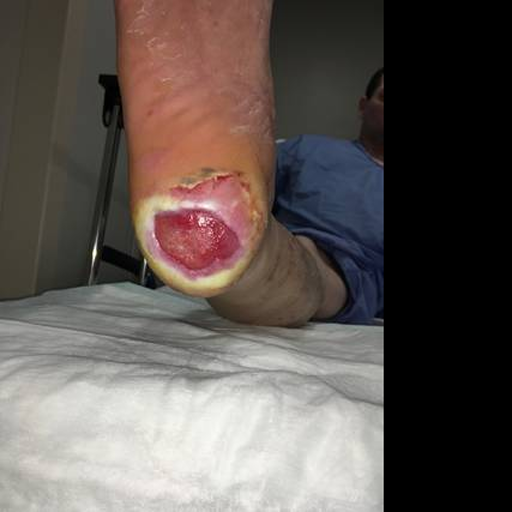
#> input picture SegmentationNetworks/data_DFU_images/data_MICCAI/images/0023.png, 512 x 512 px, given as the content of the folder entationNetworks/data_DFU_images/data_MICCAI/images/0023.png, which was not available
$ python -i analize_data.py   (imports and definitions only)   (older library calls are emulated)
#> lines starting #> are read from the running program, lines starting #| are printed output that depends on the picture; after the words box and inside, x2 and y2 are one past the last pixel; in counts of white or black regions, pixels touching at a corner belong together; pictures that were not available may be replaced by others from this repository, and a replacement may not be noted
import os
import json
import numpy as np
import cv2
from PIL import Image
import matplotlib.pyplot as plt
from skimage.feature import graycomatrix, graycoprops
from skimage.color import rgb2gray
from skimage import exposure

def analyze_masks(mask_path):
    os.makedirs("assets_analysis", exist_ok=True)
    os.makedirs("assets_analysis/masks_analysis", exist_ok=True)
    os.makedirs("assets_analysis/images_analysis", exist_ok=True)

    masks = [np.array(Image.open(os.path.join(mask_path, f)).convert("P"), dtype=np.float32) for f in os.listdir(mask_path) if f.endswith('.png')]

    class_counts = {i: [] for i in range(4)}
    total_pixels = np.prod(masks[0].shape)

    for mask in masks:
        for i in range(4):
            class_counts[i].append(np.sum(mask == i) / total_pixels)

    avg_proportions = {i: np.mean(class_counts[i]) for i in range(4)}
    # avg_proportions_2 = {i: class_counts[i] for i in range(4)}
    # # Guardar avg_proportions en un archivo JSON para ver los valores individuales de cada imagen.
    # with open("assets_masks/masks_analysis/avg_class_proportions.json", "w") as f:
    #     json.dump(avg_proportions_2, f, indent=4)

    # Histograma de distribución de proporciones
    bins = np.linspace(0, 1, 11)
    hist_data = {i: np.histogram(class_counts[i], bins=bins)[0].tolist() for i in range(4)}

    # Guardar en JSON
    result = {"average_proportions": avg_proportions, "histogram": hist_data}
    with open("assets_analysis/masks_analysis/class_distribution.json", "w") as f:
        json.dump(result, f, indent=4)

    # Graficar histogramas
    plt.figure(figsize=(10, 6))
    for i in range(4):
        plt.bar(bins[:-1], hist_data[i], width=0.09, alpha=0.7, label=f'Class {i}')
    plt.xlabel("Proportion bins")
    plt.ylabel("Image count")
    plt.title("Histogram of class proportions")
    plt.legend()
    plt.savefig("assets_analysis/masks_analysis/hist_class_distribution.png")
    plt.close()

def analyze_images(image_path):
    os.makedirs("assets_masks", exist_ok=True)

    images = [cv2.imread(os.path.join(image_path, f)) for f in os.listdir(image_path) if f.endswith('.png')]

    original_size = images[0].shape[:2]
#> original_size = (512, 512)
    useful_pixel_ratios = []

    for img in images:
        gray = cv2.cvtColor(img, cv2.COLOR_BGR2GRAY)
        _, thresh = cv2.threshold(gray, 1, 255, cv2.THRESH_BINARY)
        useful_pixels = np.sum(thresh > 0)
        useful_pixel_ratios.append(useful_pixels / np.prod(original_size))
#> this loop made 1 pass
#> useful_pixels on pass 1: 196510
#> pass 1, in analyze_images, `gray = cv2.cvtColor(img, cv2.COLOR_BGR2GRAY)`:
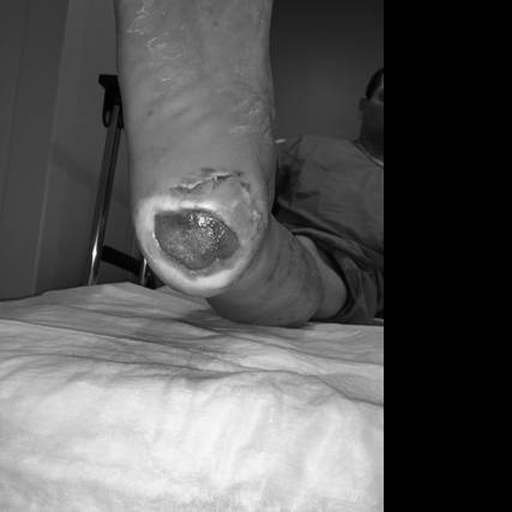
#> gray: shape (512, 512); min 0, max 255, mean 89.3
#> pass 1, in analyze_images, `_, thresh = cv2.threshold(gray, 1, 255, cv2.THRESH_BINARY)`:
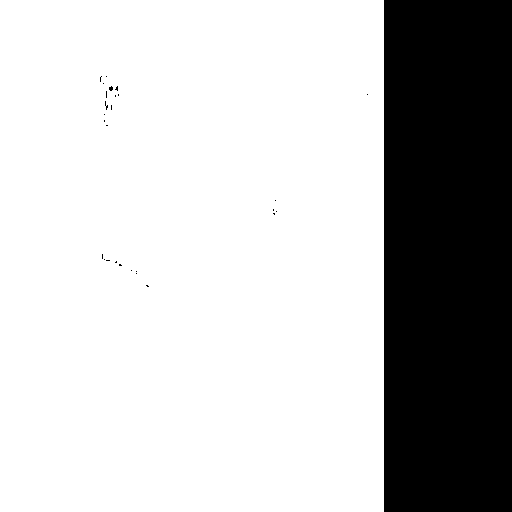
#> thresh: shape (512, 512); 75% white; 28 black regions (27 under 20 px), largest, box (x1, y1, x2, y2) and area: (384, 0, 512, 512) 65536
#> after the loop, useful_pixel_ratios = [0.75]

    avg_useful_ratio = np.mean(useful_pixel_ratios)
#> avg_useful_ratio = 0.75

    # Histograma de proporciones de píxeles útiles
    bins = np.linspace(0, 1, 11)
#> bins = [0, 0.1, 0.2, 0.3, 0.4, 0.5, 0.6, 0.7, 0.8, 0.9, 1]
    hist_data, _ = np.histogram(useful_pixel_ratios, bins=bins)
#> hist_data = [0, 0, 0, 0, 0, 0, 0, 1, 0, 0]

    result = {"average_useful_pixel_ratio": avg_useful_ratio, "histogram": hist_data.tolist()}
#> result = {'average_useful_pixel_ratio': 0.75, 'histogram': [0, 0, 0, 0, 0, 0, 0, 1, 0, 0]}
    with open("assets_analysis/images_analysis/image_size_analysis.json", "w") as f:
        json.dump(result, f, indent=4)

    # Graficar histograma
    plt.figure(figsize=(10, 6))
    plt.bar(bins[:-1], hist_data, width=0.09, alpha=0.7)
    plt.xlabel("Useful pixel proportion bins")
    plt.ylabel("Image count")
    plt.title("Histogram of useful pixel proportions")
    plt.savefig("assets_analysis/images_analysis/hist_pixel_proportion.png")
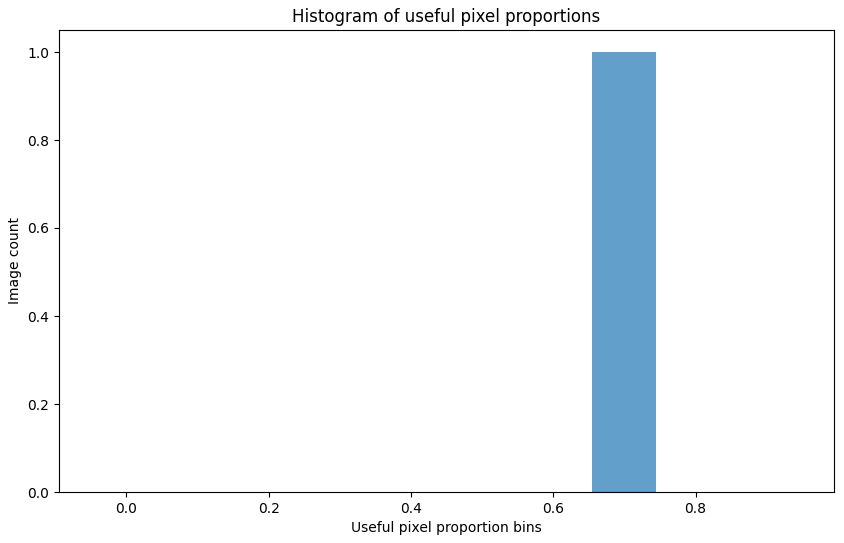
#> figure drawn by matplotlib, 1 panel; tallest bar 1 high, from x = 0.655 to 0.745
    plt.close()

    # Métricas de color, brillo, textura y contexto
    color_metrics = []
    brightness_metrics = []
    texture_metrics = []

    for img in images:
        hsv = cv2.cvtColor(img, cv2.COLOR_BGR2HSV)
        brightness = np.mean(hsv[:, :, 2])
        brightness_metrics.append(brightness)

        r, g, b = cv2.split(img)
        color_metrics.append({
            "red": np.mean(r), "green": np.mean(g), "blue": np.mean(b),
            "std_red": np.std(r), "std_green": np.std(g), "std_blue": np.std(b)
        })

        gray = rgb2gray(img)
        glcm = graycomatrix((gray * 255).astype(np.uint8), distances=[1], angles=[0], levels=256, symmetric=True, normed=True)
        contrast = graycoprops(glcm, 'contrast')[0, 0]
        dissimilarity = graycoprops(glcm, 'dissimilarity')[0, 0]
        texture_metrics.append({"contrast": contrast, "dissimilarity": dissimilarity})
#> this loop made 1 pass
#> (brightness, contrast, dissimilarity) on pass 1: (97.92, 29.92, 1.77)
#> pass 1, in analyze_images, `r, g, b = cv2.split(img)`:
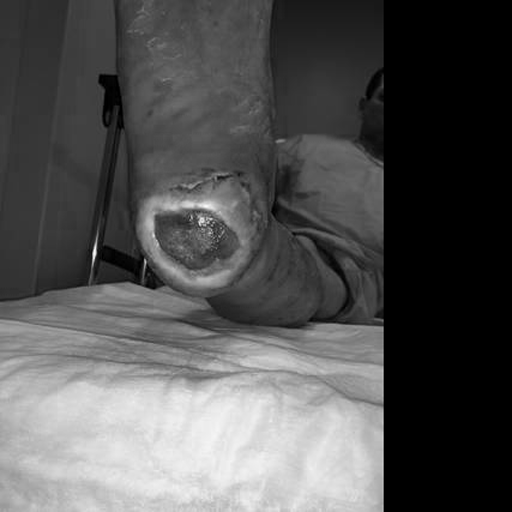
#> r: shape (512, 512); min 0, max 253, mean 82.8
#> pass 1, in analyze_images, `r, g, b = cv2.split(img)`:
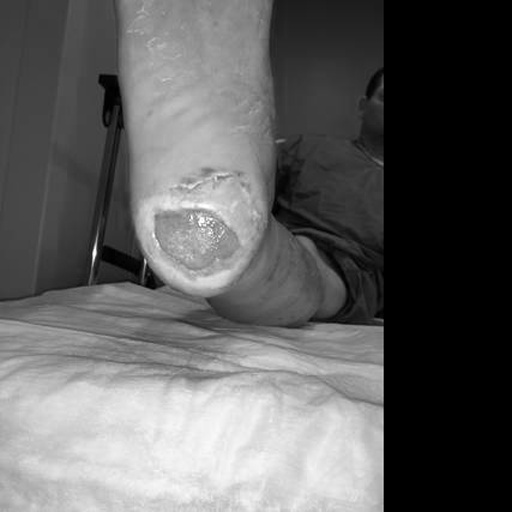
#> b: shape (512, 512); min 0, max 255, mean 95.9
#> after the loop, brightness_metrics = [97.92]; color_metrics = 1 item; texture_metrics = 1 item

    result_metrics = {
        "average_brightness": np.mean(brightness_metrics),
        "average_color": {
            "red": np.mean([c["red"] for c in color_metrics]),
            "green": np.mean([c["green"] for c in color_metrics]),
            "blue": np.mean([c["blue"] for c in color_metrics])
        },
        "average_texture": {
            "contrast": np.mean([t["contrast"] for t in texture_metrics]),
            "dissimilarity": np.mean([t["dissimilarity"] for t in texture_metrics])
        }
    }

    with open("assets_analysis/images_analysis/image_metrics.json", "w") as f:
        json.dump(result_metrics, f, indent=4)

# Ejemplo de uso
# analyze_masks("path/to/masks")
# analyze_images("path/to/images")
# [3 lines not run here, left out]

>>> result = analyze_images('../../SegmentationNetworks/data_DFU_images/data_MICCAI/images/0023.png')

$ run again, on SegmentationNetworks/data_DFU_images/data_MICCAI/images/0293.png
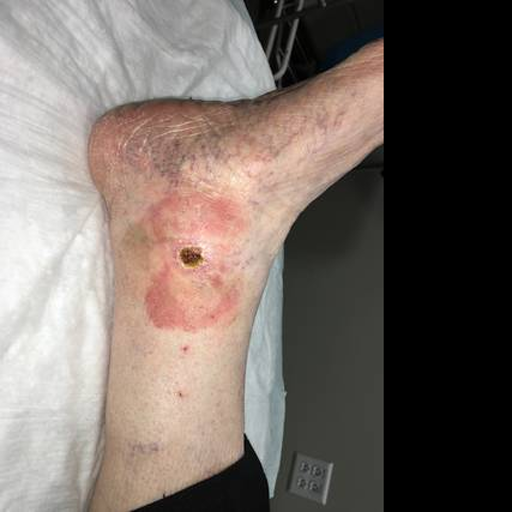
#> input picture SegmentationNetworks/data_DFU_images/data_MICCAI/images/0293.png, 512 x 512 px, given as the content of the folder entationNetworks/data_DFU_images/data_MICCAI/images/0293.png, which was not available
#> the loop in analyze_images, `for img in images:` made 1 pass
#> useful_pixels on pass 1: 196468
#> pass 1, in analyze_images, `gray = cv2.cvtColor(img, cv2.COLOR_BGR2GRAY)`:
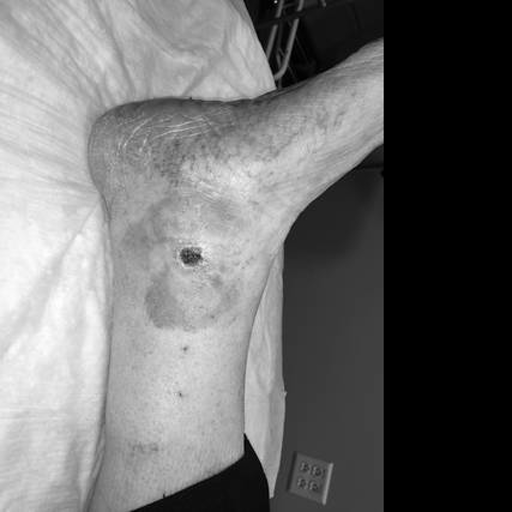
#> gray: shape (512, 512); min 0, max 254, mean 110.1
#> after the loop in analyze_images, `for img in images:`: useful_pixel_ratios = [0.749]
#> avg_useful_ratio = 0.749
#> bins = [0, 0.1, 0.2, 0.3, 0.4, 0.5, 0.6, 0.7, 0.8, 0.9, 1]
#> hist_data = [0, 0, 0, 0, 0, 0, 0, 1, 0, 0]
#> result = {'average_useful_pixel_ratio': 0.749, 'histogram': [0, 0, 0, 0, 0, 0, 0, 1, 0, 0]}
#> the loop in analyze_images, `for img in images:` made 1 pass
#> (brightness, contrast, dissimilarity) on pass 1: (118.8, 38.13, 2.59)
#> pass 1, in analyze_images, `r, g, b = cv2.split(img)`:
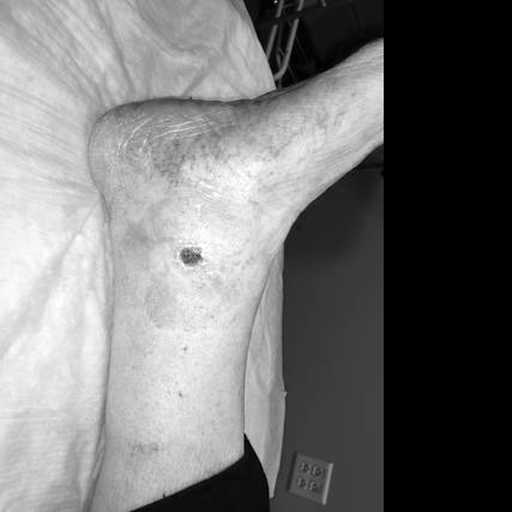
#> b: shape (512, 512); min 0, max 255, mean 118.1
#> after the loop in analyze_images, `for img in images:`: brightness_metrics = [118.8]; color_metrics = 1 item

$ run again, on SegmentationNetworks/data_DFU_images/data_MICCAI/images/0306.png
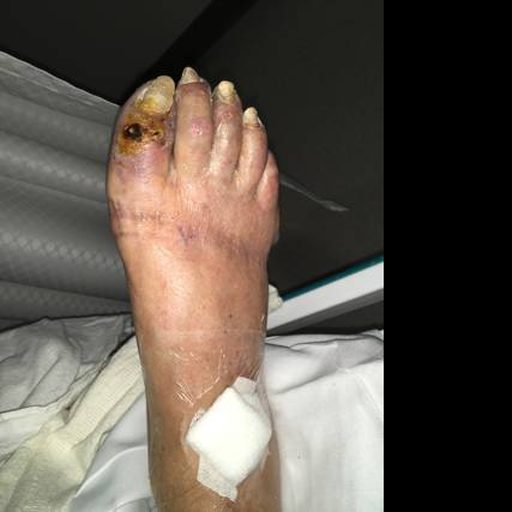
#> input picture SegmentationNetworks/data_DFU_images/data_MICCAI/images/0306.png, 512 x 512 px, given as the content of the folder entationNetworks/data_DFU_images/data_MICCAI/images/0306.png, which was not available
#> the loop in analyze_images, `for img in images:` made 1 pass
#> useful_pixels on pass 1: 196558
#> pass 1, in analyze_images, `gray = cv2.cvtColor(img, cv2.COLOR_BGR2GRAY)`:
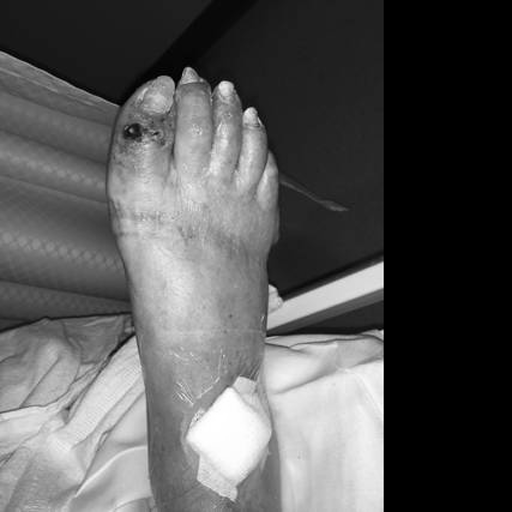
#> gray: shape (512, 512); min 0, max 255, mean 87.9
#> after the loop in analyze_images, `for img in images:`: useful_pixel_ratios = [0.75]
#> avg_useful_ratio = 0.75
#> bins = [0, 0.1, 0.2, 0.3, 0.4, 0.5, 0.6, 0.7, 0.8, 0.9, 1]
#> hist_data = [0, 0, 0, 0, 0, 0, 0, 1, 0, 0]
#> result = {'average_useful_pixel_ratio': 0.75, 'histogram': [0, 0, 0, 0, 0, 0, 0, 1, 0, 0]}
#> the loop in analyze_images, `for img in images:` made 1 pass
#> (brightness, contrast, dissimilarity) on pass 1: (95.61, 54.44, 2.6)
#> pass 1, in analyze_images, `r, g, b = cv2.split(img)`:
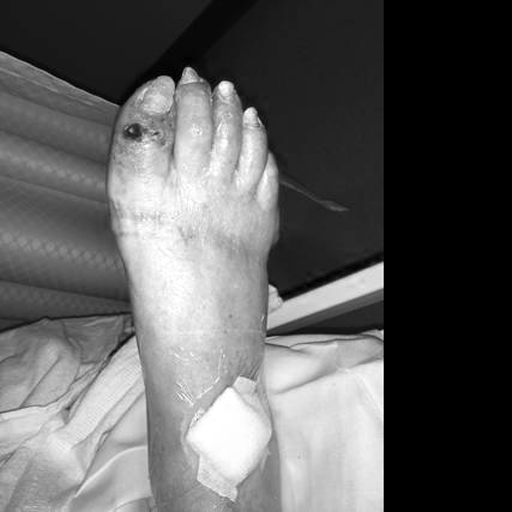
#> b: shape (512, 512); min 0, max 255, mean 94.9
#> after the loop in analyze_images, `for img in images:`: brightness_metrics = [95.61]; color_metrics = 1 item

$ run again, on SegmentationNetworks/data_DFU_images/data_MICCAI/images/0327.png
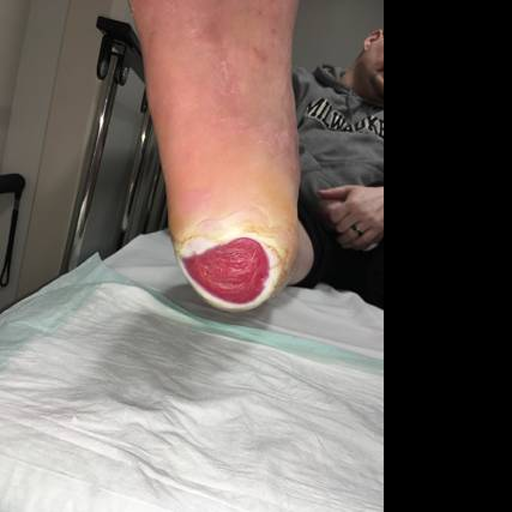
#> input picture SegmentationNetworks/data_DFU_images/data_MICCAI/images/0327.png, 512 x 512 px, given as the content of the folder entationNetworks/data_DFU_images/data_MICCAI/images/0327.png, which was not available
#> the loop in analyze_images, `for img in images:` made 1 pass
#> useful_pixels on pass 1: 196532
#> pass 1, in analyze_images, `gray = cv2.cvtColor(img, cv2.COLOR_BGR2GRAY)`:
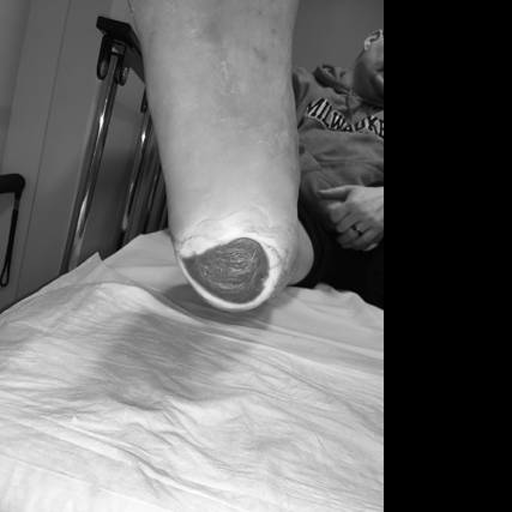
#> gray: shape (512, 512); min 0, max 255, mean 105.4
#> after the loop in analyze_images, `for img in images:`: useful_pixel_ratios = [0.75]
#> avg_useful_ratio = 0.75
#> bins = [0, 0.1, 0.2, 0.3, 0.4, 0.5, 0.6, 0.7, 0.8, 0.9, 1]
#> hist_data = [0, 0, 0, 0, 0, 0, 0, 1, 0, 0]
#> result = {'average_useful_pixel_ratio': 0.75, 'histogram': [0, 0, 0, 0, 0, 0, 0, 1, 0, 0]}
#> the loop in analyze_images, `for img in images:` made 1 pass
#> (brightness, contrast, dissimilarity) on pass 1: (113.9, 55.09, 2.57)
#> pass 1, in analyze_images, `r, g, b = cv2.split(img)`:
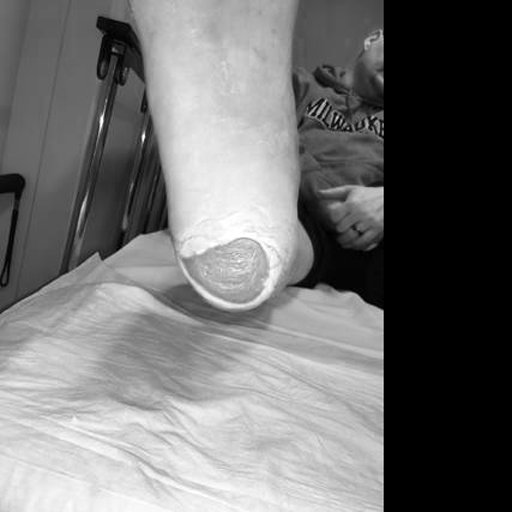
#> b: shape (512, 512); min 0, max 255, mean 113.2
#> after the loop in analyze_images, `for img in images:`: brightness_metrics = [113.9]; color_metrics = 1 item
